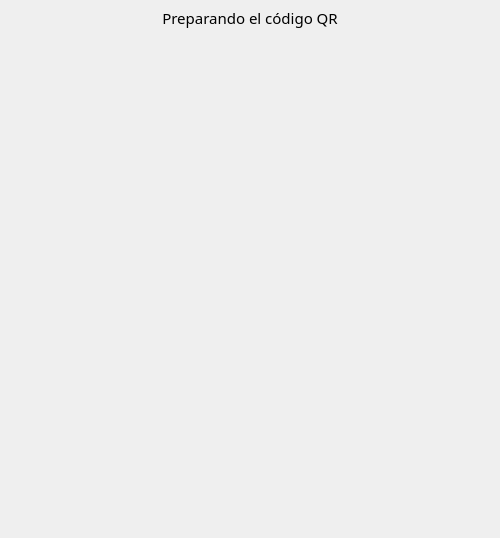
<?xml version="1.0" encoding="UTF-8"?>
<ui version="4.0">
 <class>DialogLogin</class>
 <widget class="QDialog" name="DialogLogin">
  <property name="geometry">
   <rect>
    <x>0</x>
    <y>0</y>
    <width>500</width>
    <height>538</height>
   </rect>
  </property>
  <property name="minimumSize">
   <size>
    <width>500</width>
    <height>538</height>
   </size>
  </property>
  <property name="maximumSize">
   <size>
    <width>500</width>
    <height>538</height>
   </size>
  </property>
  <property name="font">
   <font>
    <family>HarmonyOS Sans SC</family>
    <pointsize>11</pointsize>
   </font>
  </property>
  <property name="windowTitle">
   <string>Iniciar sesión con código QR</string>
  </property>
  <layout class="QVBoxLayout" name="verticalLayout">
   <property name="leftMargin">
    <number>0</number>
   </property>
   <property name="topMargin">
    <number>7</number>
   </property>
   <property name="rightMargin">
    <number>0</number>
   </property>
   <property name="bottomMargin">
    <number>0</number>
   </property>
   <item>
    <widget class="QLabel" name="label_status">
     <property name="sizePolicy">
      <sizepolicy hsizetype="Preferred" vsizetype="Preferred">
       <horstretch>0</horstretch>
       <verstretch>0</verstretch>
      </sizepolicy>
     </property>
     <property name="text">
      <string>Preparando el código QR</string>
     </property>
     <property name="alignment">
      <set>Qt::AlignCenter</set>
     </property>
    </widget>
   </item>
   <item>
    <widget class="QLabel" name="label_qrcode">
     <property name="sizePolicy">
      <sizepolicy hsizetype="Preferred" vsizetype="Expanding">
       <horstretch>0</horstretch>
       <verstretch>0</verstretch>
      </sizepolicy>
     </property>
     <property name="text">
      <string/>
     </property>
     <property name="scaledContents">
      <bool>true</bool>
     </property>
     <property name="alignment">
      <set>Qt::AlignCenter</set>
     </property>
    </widget>
   </item>
  </layout>
 </widget>
 <resources/>
 <connections/>
</ui>
